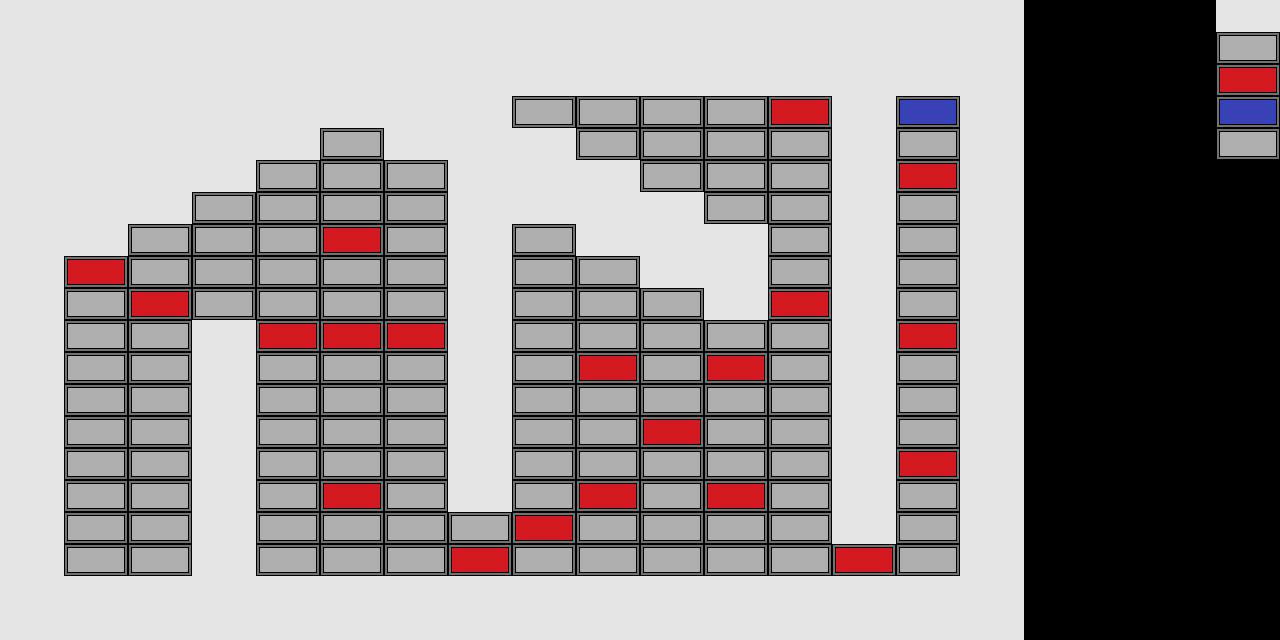

A level layout from a 2D game, rendered from its tile map. Below: a short description, then the map file with tile-grid data replaced by summaries:
An orthogonal 20x20 tile map with 64x32 px tiles, 1 tile layer (Layer).

<map version="1.0" orientation="orthogonal" width="20" height="20" tilewidth="64" tileheight="32">
 <tileset firstgid="1" name="Tileset" tilewidth="64" tileheight="32">
  <image source="Tileset.png" trans="ffffff" width="192" height="64" />
 </tileset>
 <layer name="Layer" width="20" height="20" opacity="0.9">
  <data>[400 cells, 325 non-empty, 5 distinct tile ids]</data>
 </layer>
</map>